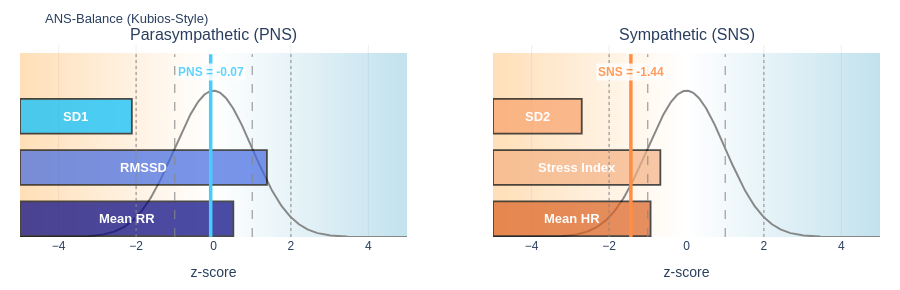

Notebook code for this chart:
### Markdown cell above
## 6. Bonus: HRV auf einen Blick

Kubios-Style ANS-Balance aus den neun RR-Intervallen. **Nur zur Illustration** — 8.7 s / 9 Beats sind für eine echte HRV-Analyse viel zu kurz (Kubios & Co. empfehlen mehrere Minuten); für belastbare Kennwerte braucht es eine längere Aufnahme.

### Code cell
df_r = ecg.compute_beat_rotation(df_annotations, df_analysis)
df_rr = build_rr_dataframe(df_r)
hrv = compute_hrv_full(df_rr["RR_interval"].to_numpy())

plot_kubios_ans_balance(hrv).show()

### Figure 1 — Plotly figure (JSON) as saved in the notebook; plotly's stock layout.template omitted (floating-point values rounded to 4 significant figures; data arrays with more than 128 entries replaced by an {"elided": "..."} marker saying what was removed)
{"data": [{"colorscale": [[0.0, "rgb(255,140,0)"], [0.5, "rgb(255,255,255)"], [1.0, "rgb(37,150,190)"]], "opacity": 0.28, "showscale": false, "type": "heatmap", "x": {"elided": "400 float values"}, "xaxis": "x", "y": [0.0, 0.006312, 0.01262, 0.01894, 0.02525, 0.03156, 0.03787, 0.04418, 0.0505, 0.05681, 0.06312, 0.06943, 0.07574, 0.08205, 0.08837, 0.09468, 0.101, 0.1073, 0.1136, 0.1199, 0.1262, 0.1325, 0.1389, 0.1452, 0.1515, 0.1578, 0.1641, 0.1704, 0.1767, 0.183, 0.1894, 0.1957, 0.202, 0.2083, 0.2146, 0.2209, 0.2272, 0.2335, 0.2399, 0.2462, 0.2525, 0.2588, 0.2651, 0.2714, 0.2777, 0.284, 0.2903, 0.2967, 0.303, 0.3093, 0.3156, 0.3219, 0.3282, 0.3345, 0.3408, 0.3472, 0.3535, 0.3598, 0.3661, 0.3724, 0.3787, 0.385, 0.3913, 0.3976, 0.404, 0.4103, 0.4166, 0.4229, 0.4292, 0.4355, 0.4418, 0.4481, 0.4545, 0.4608, 0.4671, 0.4734, 0.4797, 0.486, 0.4923, 0.4986], "yaxis": "y", "z": {"elided": "80x400 float values"}, "zmax": 5, "zmin": -5}, {"line": {"color": "#888", "width": 2}, "mode": "lines", "showlegend": false, "type": "scatter", "x": {"elided": "400 float values"}, "xaxis": "x", "y": {"elided": "400 float values"}, "yaxis": "y"}, {"fill": "toself", "fillcolor": "navy", "line": {"color": "black", "width": 1.8}, "mode": "lines", "opacity": 0.7, "showlegend": false, "type": "scatter", "x": [-5, 0.5126, 0.5126, -5, -5], "xaxis": "x", "y": [0.002493, 0.002493, 0.09723, 0.09723, 0.002493], "yaxis": "y"}, {"fill": "toself", "fillcolor": "royalblue", "line": {"color": "black", "width": 1.8}, "mode": "lines", "opacity": 0.7, "showlegend": false, "type": "scatter", "x": [-5, 1.38, 1.38, -5, -5], "xaxis": "x", "y": [0.1421, 0.1421, 0.2369, 0.2369, 0.1421], "yaxis": "y"}, {"fill": "toself", "fillcolor": "deepskyblue", "line": {"color": "black", "width": 1.8}, "mode": "lines", "opacity": 0.7, "showlegend": false, "type": "scatter", "x": [-5, -2.11, -2.11, -5, -5], "xaxis": "x", "y": [0.2817, 0.2817, 0.3765, 0.3765, 0.2817], "yaxis": "y"}, {"colorscale": [[0.0, "rgb(255,140,0)"], [0.5, "rgb(255,255,255)"], [1.0, "rgb(37,150,190)"]], "opacity": 0.28, "showscale": false, "type": "heatmap", "x": {"elided": "400 float values"}, "xaxis": "x2", "y": [0.0, 0.006312, 0.01262, 0.01894, 0.02525, 0.03156, 0.03787, 0.04418, 0.0505, 0.05681, 0.06312, 0.06943, 0.07574, 0.08205, 0.08837, 0.09468, 0.101, 0.1073, 0.1136, 0.1199, 0.1262, 0.1325, 0.1389, 0.1452, 0.1515, 0.1578, 0.1641, 0.1704, 0.1767, 0.183, 0.1894, 0.1957, 0.202, 0.2083, 0.2146, 0.2209, 0.2272, 0.2335, 0.2399, 0.2462, 0.2525, 0.2588, 0.2651, 0.2714, 0.2777, 0.284, 0.2903, 0.2967, 0.303, 0.3093, 0.3156, 0.3219, 0.3282, 0.3345, 0.3408, 0.3472, 0.3535, 0.3598, 0.3661, 0.3724, 0.3787, 0.385, 0.3913, 0.3976, 0.404, 0.4103, 0.4166, 0.4229, 0.4292, 0.4355, 0.4418, 0.4481, 0.4545, 0.4608, 0.4671, 0.4734, 0.4797, 0.486, 0.4923, 0.4986], "yaxis": "y2", "z": {"elided": "80x400 float values"}, "zmax": 5, "zmin": -5}, {"line": {"color": "#888", "width": 2}, "mode": "lines", "showlegend": false, "type": "scatter", "x": {"elided": "400 float values"}, "xaxis": "x2", "y": {"elided": "400 float values"}, "yaxis": "y2"}, {"fill": "toself", "fillcolor": "#DB6223", "line": {"color": "black", "width": 1.8}, "mode": "lines", "opacity": 0.7, "showlegend": false, "type": "scatter", "x": [-5, -0.9284, -0.9284, -5, -5], "xaxis": "x2", "y": [0.002493, 0.002493, 0.09723, 0.09723, 0.002493], "yaxis": "y2"}, {"fill": "toself", "fillcolor": "#F4B183", "line": {"color": "black", "width": 1.8}, "mode": "lines", "opacity": 0.7, "showlegend": false, "type": "scatter", "x": [-5, -0.6758, -0.6758, -5, -5], "xaxis": "x2", "y": [0.1421, 0.1421, 0.2369, 0.2369, 0.1421], "yaxis": "y2"}, {"fill": "toself", "fillcolor": "#F9A26C", "line": {"color": "black", "width": 1.8}, "mode": "lines", "opacity": 0.7, "showlegend": false, "type": "scatter", "x": [-5, -2.707, -2.707, -5, -5], "xaxis": "x2", "y": [0.2817, 0.2817, 0.3765, 0.3765, 0.2817], "yaxis": "y2"}], "layout": {"annotations": [{"font": {"size": 16}, "showarrow": false, "text": "Parasympathetic (PNS)", "x": 0.225, "xanchor": "center", "xref": "paper", "y": 1.0, "yanchor": "bottom", "yref": "paper"}, {"font": {"size": 16}, "showarrow": false, "text": "Sympathetic (SNS)", "x": 0.775, "xanchor": "center", "xref": "paper", "y": 1.0, "yanchor": "bottom", "yref": "paper"}, {"font": {"color": "white", "family": "Arial", "size": 13}, "showarrow": false, "text": "<b>Mean RR</b>", "x": -2.244, "xref": "x", "y": 0.04986, "yref": "y"}, {"font": {"color": "white", "family": "Arial", "size": 13}, "showarrow": false, "text": "<b>RMSSD</b>", "x": -1.81, "xref": "x", "y": 0.1895, "yref": "y"}, {"font": {"color": "white", "family": "Arial", "size": 13}, "showarrow": false, "text": "<b>SD1</b>", "x": -3.555, "xref": "x", "y": 0.3291, "yref": "y"}, {"bgcolor": "white", "font": {"color": "#45CDFF", "family": "Arial", "size": 12}, "opacity": 0.85, "showarrow": false, "text": "<b>PNS = -0.07</b>", "x": -0.07258, "xref": "x", "y": 0.4488, "yref": "y"}, {"font": {"color": "white", "family": "Arial", "size": 13}, "showarrow": false, "text": "<b>Mean HR</b>", "x": -2.964, "xref": "x2", "y": 0.04986, "yref": "y2"}, {"font": {"color": "white", "family": "Arial", "size": 13}, "showarrow": false, "text": "<b>Stress Index</b>", "x": -2.838, "xref": "x2", "y": 0.1895, "yref": "y2"}, {"font": {"color": "white", "family": "Arial", "size": 13}, "showarrow": false, "text": "<b>SD2</b>", "x": -3.853, "xref": "x2", "y": 0.3291, "yref": "y2"}, {"bgcolor": "white", "font": {"color": "#FF8E43", "family": "Arial", "size": 12}, "opacity": 0.85, "showarrow": false, "text": "<b>SNS = -1.44</b>", "x": -1.437, "xref": "x2", "y": 0.4488, "yref": "y2"}], "font": {"family": "Arial", "size": 12}, "height": 290, "margin": {"b": 30, "l": 20, "r": 20, "t": 45}, "paper_bgcolor": "white", "plot_bgcolor": "white", "shapes": [{"line": {"color": "#45CDFF", "dash": "solid", "width": 3.5}, "type": "line", "x0": -0.07258, "x1": -0.07258, "xref": "x", "y0": 0, "y1": 0.4986, "yref": "y"}, {"line": {"color": "#888", "dash": "dash", "width": 1.0}, "type": "line", "x0": -1, "x1": -1, "xref": "x", "y0": 0, "y1": 0.4986, "yref": "y"}, {"line": {"color": "#888", "dash": "dash", "width": 1.0}, "type": "line", "x0": 1, "x1": 1, "xref": "x", "y0": 0, "y1": 0.4986, "yref": "y"}, {"line": {"color": "#888", "dash": "dot", "width": 1.0}, "type": "line", "x0": -2, "x1": -2, "xref": "x", "y0": 0, "y1": 0.4986, "yref": "y"}, {"line": {"color": "#888", "dash": "dot", "width": 1.0}, "type": "line", "x0": 2, "x1": 2, "xref": "x", "y0": 0, "y1": 0.4986, "yref": "y"}, {"line": {"color": "#FF8E43", "dash": "solid", "width": 3.5}, "type": "line", "x0": -1.437, "x1": -1.437, "xref": "x2", "y0": 0, "y1": 0.4986, "yref": "y2"}, {"line": {"color": "#888", "dash": "dash", "width": 1.0}, "type": "line", "x0": -1, "x1": -1, "xref": "x2", "y0": 0, "y1": 0.4986, "yref": "y2"}, {"line": {"color": "#888", "dash": "dash", "width": 1.0}, "type": "line", "x0": 1, "x1": 1, "xref": "x2", "y0": 0, "y1": 0.4986, "yref": "y2"}, {"line": {"color": "#888", "dash": "dot", "width": 1.0}, "type": "line", "x0": -2, "x1": -2, "xref": "x2", "y0": 0, "y1": 0.4986, "yref": "y2"}, {"line": {"color": "#888", "dash": "dot", "width": 1.0}, "type": "line", "x0": 2, "x1": 2, "xref": "x2", "y0": 0, "y1": 0.4986, "yref": "y2"}], "title": {"font": {"size": 13}, "text": "ANS-Balance (Kubios-Style)"}, "xaxis": {"anchor": "y", "domain": [0.0, 0.45], "gridcolor": "#eee", "range": [-5, 5], "title": {"text": "z-score"}}, "xaxis2": {"anchor": "y2", "domain": [0.55, 1.0], "gridcolor": "#eee", "range": [-5, 5], "title": {"text": "z-score"}}, "yaxis": {"anchor": "x", "domain": [0.0, 1.0], "range": [0, 0.5236], "showgrid": false, "showticklabels": false}, "yaxis2": {"anchor": "x2", "domain": [0.0, 1.0], "range": [0, 0.5236], "showgrid": false, "showticklabels": false}}}
